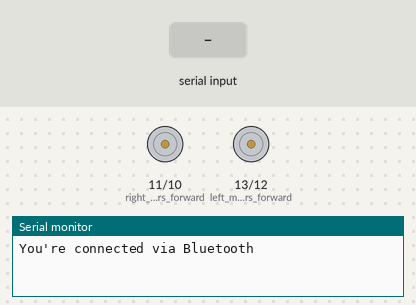
Recording of a sketch running on a simulated Arduino Uno, built with avr-gcc and run on an emulated ATmega328P. Shown: motor-driver pin pairs drawn as motors (green arrow = first pin HIGH = forward, orange = second pin HIGH = backward, longer = more drive), the last lines printed to the serial monitor. The inputs (shaded band) are chosen by the test bench.

Above: at 1.2 s.
1.3 s: "L" received over the second serial link
At 2.1 s:
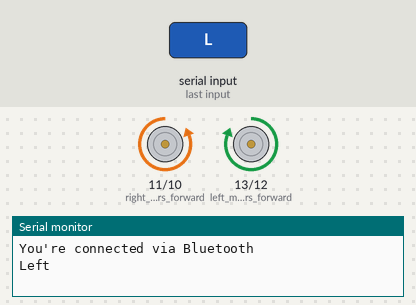
2.8 s: "R" received over the second serial link
At 3.3 s:
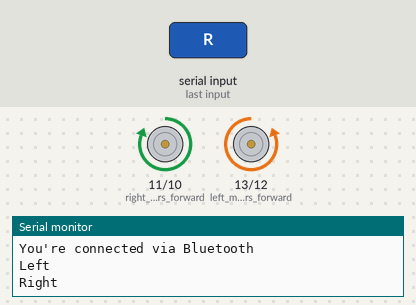
4.3 s: "B" received over the second serial link
At 5.5 s:
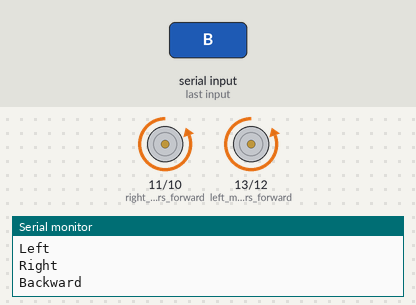
5.8 s: "F" received over the second serial link
At 6.8 s:
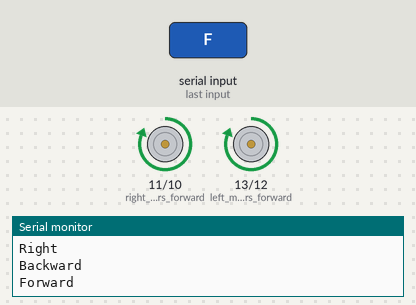
Timing chart, 0 to 8.3 s (numbered marks = the images above; inputs shaded):
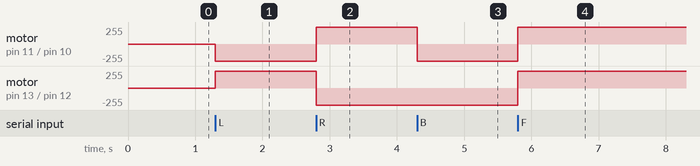

The sketch:

bluetooth_rc_robot.ino
```cpp
#include <SoftwareSerial.h>

SoftwareSerial mySerial(0, 1); // RX | TX
int command ;
void setup() {
   Serial.begin(9600);
   mySerial.begin(9600);
   Serial.println("You're connected via Bluetooth");
   pinMode(13,OUTPUT);   //left motors forward
   pinMode(12,OUTPUT);   //left motors reverse
   pinMode(11,OUTPUT);   //right motors forward
   pinMode(10,OUTPUT);   //right motors reverse

}

void loop() {
   if (mySerial.available())
   {
    command=(mySerial.read());
    if (command=='L')
    {
      Serial.println("Left");
      digitalWrite(13,HIGH);
      digitalWrite(12,LOW);
      digitalWrite(11,LOW);
      digitalWrite(10,HIGH);

    }

        else if (command=='R')
    {
      Serial.println("Right");
      digitalWrite(13,LOW);
      digitalWrite(12,HIGH);
      digitalWrite(11,HIGH);
      digitalWrite(10,LOW);
    }

        else if (command=='B')
    {
      Serial.println("Backward");
      digitalWrite(13,LOW);
      digitalWrite(12,HIGH);
      digitalWrite(11,LOW);
      digitalWrite(10,HIGH);
    }

        else if (command=='F')
    {
      Serial.println("Forward");
      digitalWrite(13,HIGH);
      digitalWrite(12,LOW);
      digitalWrite(11,HIGH);
      digitalWrite(10,LOW);
    }

        else if (command=='S')
    {
      Serial.println("Stop");
      digitalWrite(13,LOW);
      digitalWrite(12,LOW);
      digitalWrite(11,LOW);
      digitalWrite(10,LOW);
    }

  }
}
```

Measured:
- after the input at 1.3 s, motor on pin 11 (right_motors_forward) / pin 10 (right_motors_reverse): stopped → backward 255/255 at once; motor on pin 13 (left_motors_forward) / pin 12 (left_motors_reverse): stopped → forward 255/255 at once
- after the input at 2.8 s, motor on pin 11 (right_motors_forward) / pin 10 (right_motors_reverse): backward 255/255 → forward 255/255 at once; motor on pin 13 (left_motors_forward) / pin 12 (left_motors_reverse): forward 255/255 → backward 255/255 at once
- after the input at 4.3 s, motor on pin 11 (right_motors_forward) / pin 10 (right_motors_reverse): forward 255/255 → backward 255/255 at once
- after the input at 5.8 s, motor on pin 11 (right_motors_forward) / pin 10 (right_motors_reverse), motor on pin 13 (left_motors_forward) / pin 12 (left_motors_reverse): backward 255/255 → forward 255/255 at once
